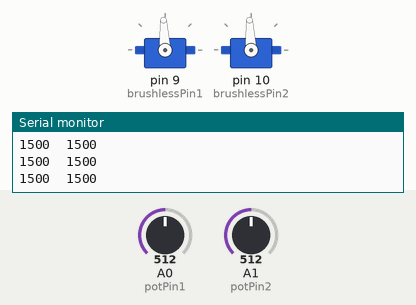
Bench run of a sketch on a simulated Arduino Uno, built with avr-gcc and run on an emulated ATmega328P. Parts: 2 × servo, the last lines printed to the serial monitor. The test bench sets the inputs (shaded band); at power-on: A0 (potPin1) = 512, A1 (potPin2) = 512.

Above: at 1.2 s.
1.3 s: A0 (potPin1) set to 716
At 2.5 s:
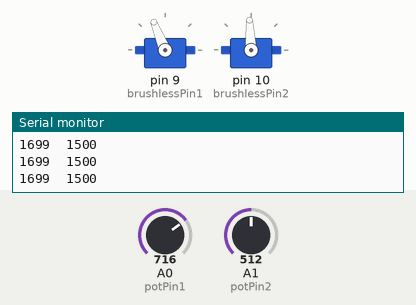
2.8 s: A1 (potPin2) set to 716
At 4.0 s:
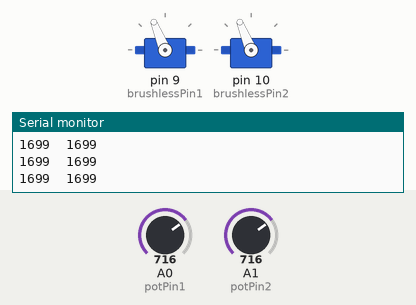
4.3 s: A0 (potPin1) set to 900
At 4.7 s:
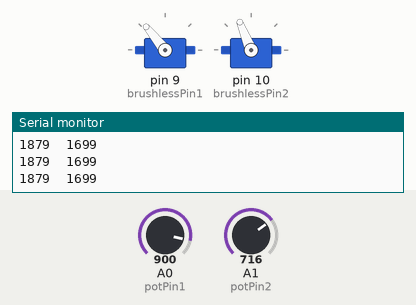
5.8 s: A1 (potPin2) set to 900
At 6.3 s:
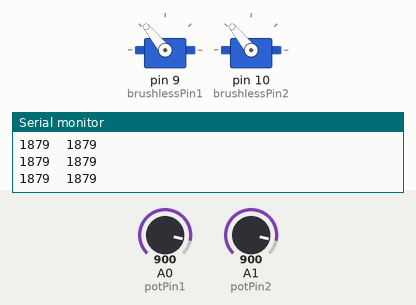
7.3 s: A0 (potPin1) set to 1023
At 7.9 s:
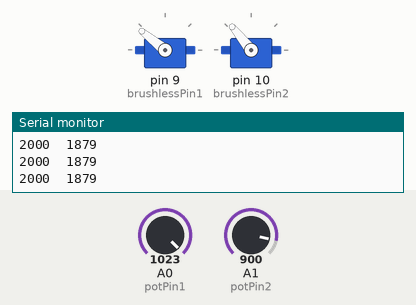
8.8 s: A1 (potPin2) set to 1023
At 9.5 s:
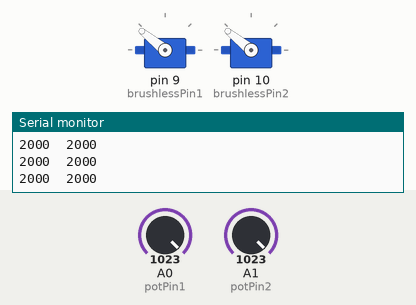
Timing chart, 0 to 11.3 s (numbered marks = the images above; inputs shaded):
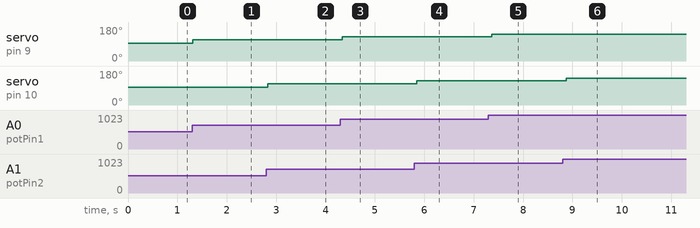

Measured:
- after the input at 1.3 s, servo on pin 9 (brushlessPin1): 93° → 112° at once
- after the input at 2.8 s, servo on pin 10 (brushlessPin2): 93° → 112° at once
- after the input at 4.3 s, servo on pin 9 (brushlessPin1): 112° → 129° at once
- after the input at 5.8 s, servo on pin 10 (brushlessPin2): 112° → 129° after 0.05 s
- after the input at 7.3 s, servo on pin 9 (brushlessPin1): 129° → 141° after 0.06 s
- after the input at 8.8 s, servo on pin 10 (brushlessPin2): 129° → 141° after 0.08 s

The sketch:

170420solomotori.ino
```cpp
#include <Servo.h>

int potPin1 = A0;
int potPin2 = A1;
int brushlessPin1 = 9;
int brushlessPin2 = 10;

Servo esc1;
Servo esc2;

int speed1 = 0;
int speed2 = 0;

void setup() {
  Serial.begin(9600);

  esc1.attach(brushlessPin1);
  esc2.attach(brushlessPin2);
}

void loop() {
  speed1 = map( analogRead(potPin1), 0, 1023, 1000, 2000 );
  speed2 = map( analogRead(potPin2), 0, 1023, 1000, 2000 );

  esc1.writeMicroseconds(speed1);
  esc2.writeMicroseconds(speed2);

  Serial.print(speed1);
  Serial.print("\t");
  Serial.println(speed2);

  delay(100);
}
```
